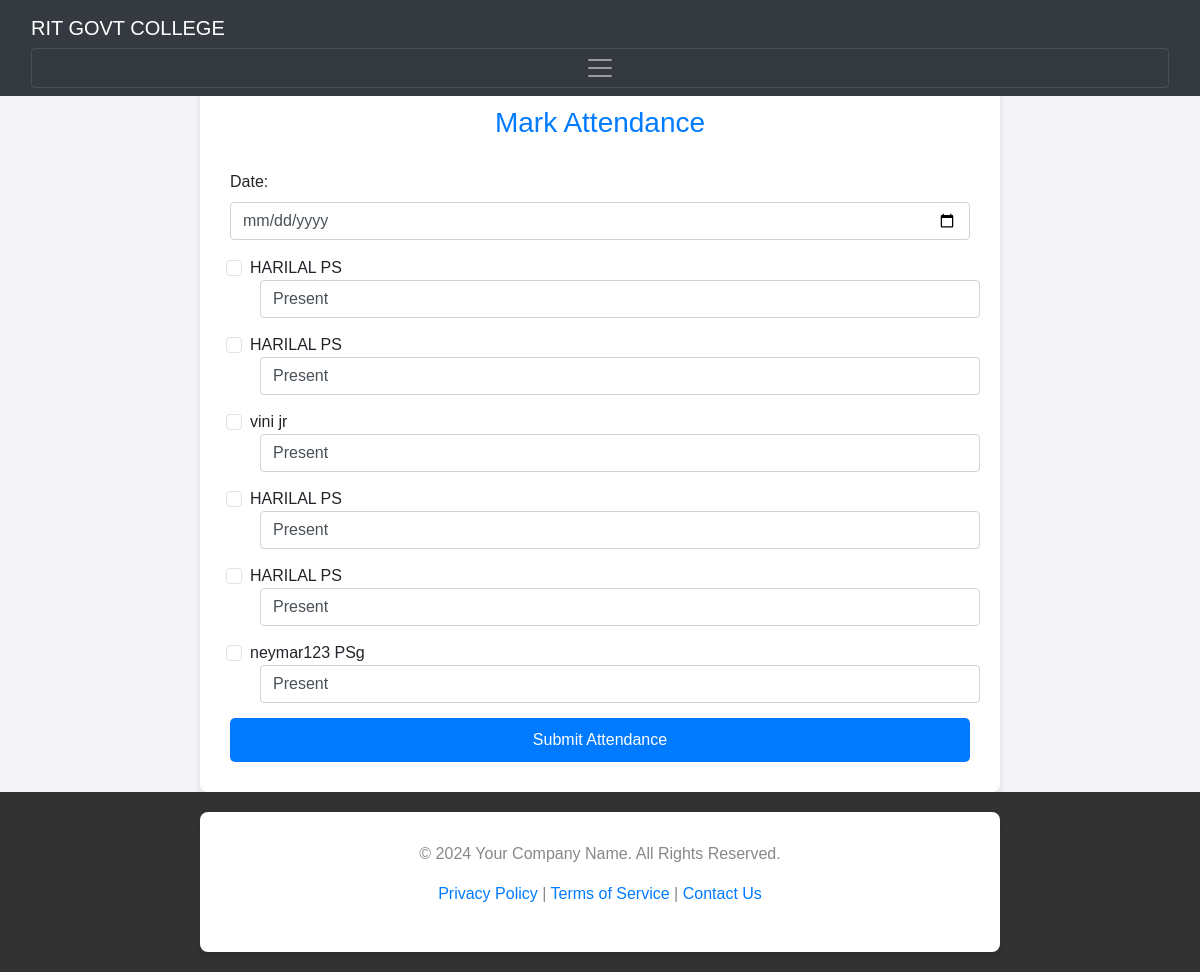
Before: /mark_attendance/ with the older database file.
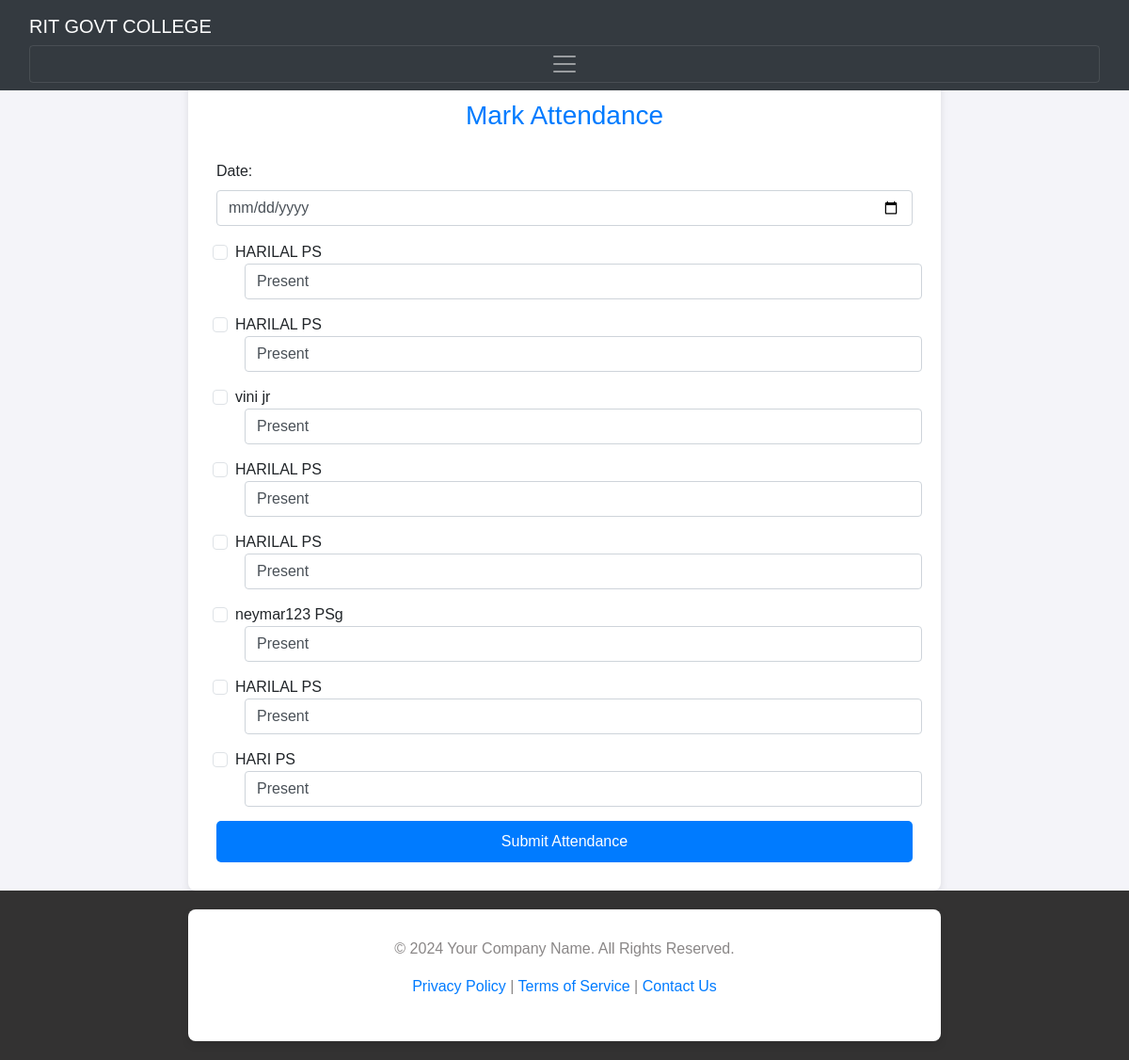
After: the same page with the newer database file.
### app1/models.py (models this page shows, shortened)
class studentdetails(models.Model):
    first_name=models.CharField(max_length=20)
    last_name=models.CharField(max_length=20)
    email=models.CharField(max_length=20)
    phone=models.CharField(max_length=20)
    dob=models.DateField(max_length=30)
    gender=models.CharField(max_length=30)
    course=models.CharField(max_length=30)
    address=models.CharField(max_length=30)
    image=models.ImageField(upload_to='student_user')
    password=models.CharField(max_length=20)

### app1/views.py (the view, shortened to what this page needs)
# urls.py: path('mark_attendance/', views.mark_attendance, name='mark_attendance'),
def mark_attendance(request):
    students = studentdetails.objects.all()
    return render(request, 'attendance.html', {'students': students})

### templates/attendance.html (shortened to what this page needs)
{% extends 'base.html' %}
{% block content %}
{% load static %}
<link rel="stylesheet" href="https://maxcdn.bootstrapcdn.com/bootstrap/4.5.2/css/bootstrap.min.css">
<body>
    <div class="container">
        <form method="POST" action="{% url 'mark_attendance' %}">
            <h2>Mark Attendance</h2>
            <div class="form-group">
                <label for="date">Date:</label>
                <input type="date" name="date" class="form-control" required>
            </div>
            {% for student in students %}
            <div class="form-check checkbox-group">
                <label class="form-check-label">
                    <input type="checkbox" name="students" value="{{ student.id }}" class="form-check-input">
                    {{ student.first_name }} {{ student.last_name }}
                </label>
                <select name="status_{{ student.id }}" class="form-control select-status">
                    <option value="present">Present</option>
                </select>
            </div>
            {% endfor %}
            <button type="submit">Submit Attendance</button>
        </form>
    </div>
</body>
{% endblock %}

### templates/base.html (shortened to what this page needs)
<!DOCTYPE html>
<html lang="en">
<head>
    <link href="https://cdn.jsdelivr.net/npm/bootstrap@5.3.3/dist/css/bootstrap.min.css" rel="stylesheet">
    <link href="https://cdnjs.cloudflare.com/ajax/libs/bootstrap-icons/1.8.1/font/bootstrap-icons.min.css" rel="stylesheet">
    </head>
    <body>
      <header>
    {% if request.session.sid or request.session.stid %}
    <nav class="navbar navbar-dark bg-dark fixed-top">
        <div class="container-fluid">
            <a class="navbar-brand" href="#">RIT GOVT COLLEGE</a>
            <button class="navbar-toggler" type="button" data-bs-toggle="offcanvas" data-bs-target="#offcanvasDarkNavbar" aria-controls="offcanvasDarkNavbar" aria-label="Toggle navigation">
                <span class="navbar-toggler-icon"></span>
            </button>
            <div class="offcanvas offcanvas-end text-bg-dark" tabindex="-1" id="offcanvasDarkNavbar" aria-labelledby="offcanvasDarkNavbarLabel">
                <div class="offcanvas-header">
                    <h5 class="offcanvas-title" id="offcanvasDarkNavbarLabel">Dark offcanvas</h5>
                    <button type="button" class="btn-close btn-close-white" data-bs-dismiss="offcanvas" aria-label="Close"></button>
                </div>
                <div class="offcanvas-body">
                    <ul class="navbar-nav justify-content-end flex-grow-1 pe-3">
                        <li class="nav-item">
                            <a class="nav-link active" aria-current="page" href="#">Home</a>
                        </li>
                      <li class="nav-item">
                        <a class="nav-link" href="{% url 'logout' %}"> LOG OUT </a>
                    </li>
                        <li class="nav-item dropdown">
                            <a class="nav-link dropdown-toggle" href="#" role="button" data-bs-toggle="dropdown" aria-expanded="false">
                                Dropdown
                            </a>
                            <ul class="dropdown-menu dropdown-menu-dark">
                                <li><a class="dropdown-item" href="#">ACTION</a></li>
                                <li><a class="dropdown-item" href="#">Another action</a></li>
                                <li>
                                    <hr class="dropdown-divider">
                                </li>
                                <li><a class="dropdown-item" href="#">Something else here</a></li>
                            </ul>
                        </li>
                    </ul>
                    <form class="d-flex mt-3" role="search">
                        <input class="form-control me-2" type="search" placeholder="Search" aria-label="Search">
                        <button class="btn btn-success" type="submit">Search</button>
                    </form>
                </div>
            </div>
        </div>
    </nav>
    {% else %}
          <nav class="navbar navbar-dark bg-dark fixed-top">
              <div class="container-fluid">
                  <a class="navbar-brand" href="#">RIT GOVT COLLEGE</a>
                  <button class="navbar-toggler" type="button" data-bs-toggle="offcanvas" data-bs-target="#offcanvasDarkNavbar" aria-controls="offcanvasDarkNavbar" aria-label="Toggle navigation">
                      <span class="navbar-toggler-icon"></span>
                  </button>
              </div>
          </nav>
          {% endif %}
      </header>
      <main>
          {% block content %}{% endblock %}
      </main>
      <footer>
          <div class="container text-center">
              <p>&copy; 2024 Your Company Name. All Rights Reserved.</p>
              <p>
                  <a href="#">Privacy Policy</a> |
                  <a href="#">Terms of Service</a> |
                  <a href="#">Contact Us</a>
              </p>
          </div>
      </footer>
  </body>
</html>

### templates/base.html (style rules this page uses)
html, body { height: 100%; margin: 0; padding: 0; display: flex; flex-direction: column; }
main { flex: 1; padding-top: 56px; }
footer { background-color: #333232; color: rgb(138, 135, 135); text-align: center; padding: 20px; }

### templates/attendance.html (style rules this page uses)
body { font-family: 'Arial', sans-serif; background-color: #f4f4f9; margin-top: 20px; }
.container { max-width: 800px; margin: 0 auto; background-color: #ffffff; border-radius: 8px; padding: 30px; box-shadow: 0 4px 8px rgba(0, 0, 0, 0.1); }
h2 { text-align: center; margin-bottom: 30px; font-size: 28px; color: #007bff; }
label { font-size: 16px; margin-right: 10px; }
.checkbox-group { margin-bottom: 15px; }
.select-status { margin-left: 10px; }
button { background-color: #007bff; color: white; border-radius: 5px; padding: 10px 20px; border: none; font-size: 16px; cursor: pointer; width: 100%; transition: background-color 0.3s ease; }
.form-check { margin-bottom: 15px; }

Changed rows visible on the page:
added studentdetails: first_name "HARILAL", last_name "PS", id "Present"
added studentdetails: first_name "HARI", last_name "PS", id "Present"
